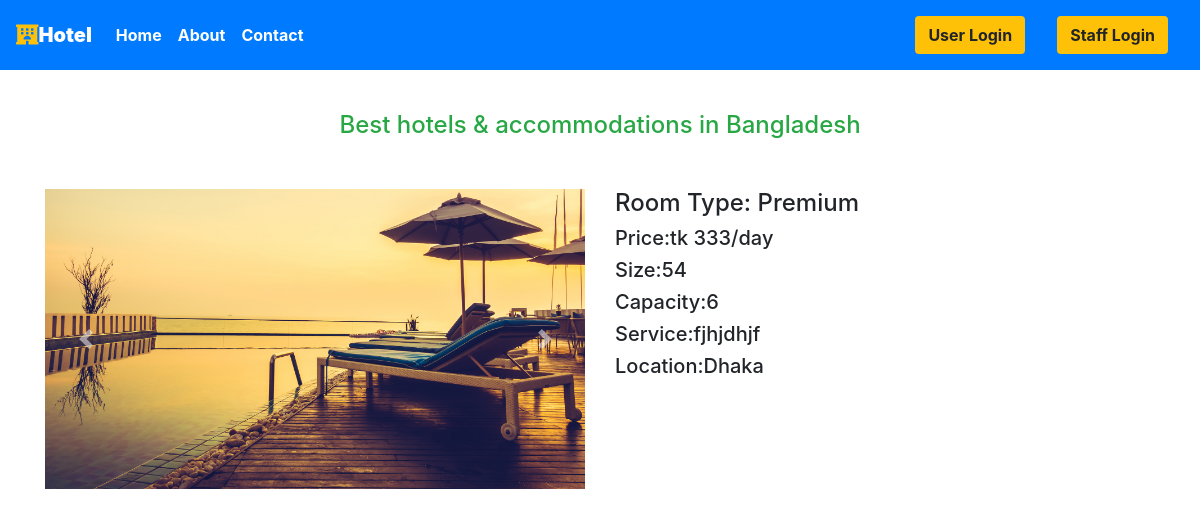
/7, run on the app's committed database.
### main/models.py (models this page shows, shortened)
class Room(models.Model):
    ROOM_STATUS = (
    ("1", "available"),
    ("2", "not available"),
    )
    ROOM_TYPE = (
    ("1", "Premium"),
    ("2", "Deluxe"),
    ("3","Basic"),
    )
    id = models.AutoField(primary_key=True)
    room_type = models.CharField(max_length=50,choices = ROOM_TYPE)
    capacity = models.IntegerField()
    price = models.IntegerField()
    size = models.IntegerField()
    hotel = models.ForeignKey(Hotel, on_delete = models.CASCADE)
    status = models.CharField(choices =ROOM_STATUS,max_length = 15)
    roomnumber = models.IntegerField()
    photo=models.ImageField(upload_to='room/', null=True, blank=True)
    Services=models.CharField(max_length=30,null=True)

class Hotel(models.Model):
    id = models.AutoField(primary_key=True)
    name = models.CharField(max_length=30,null=True)
    owner = models.ForeignKey(CustomUser, blank=True, null=True, on_delete=models.CASCADE)
    location = models.CharField(max_length=50)
    state = models.CharField(max_length=50,null=True)
    country = models.CharField(max_length=50,null=True)
    photo=models.ImageField(upload_to='hotel/', null=True, blank=True)

### main/views.py (the view)
# urls.py: path('<int:pk>', views.room_details,name="room_details"),
def room_details(request, pk):
    data=Room.objects.get(pk=pk)
    return render(request, 'room_details.html',{'data':data})

### main/templatetags/app_tags.py (called while the page is built)
@register.filter(name='has_group')
def has_group(user, group_name):
    group = Group.objects.get(name=group_name)
    return True if group in user.groups.all() else False

### templates/room_details.html (shortened to what this page needs)
{% extends 'basic.html' %}
{% load static %}
{% block body %}
    <head>
        <link rel="stylesheet" href="/static/boot/css/bootstrap.min.css" type="text/css">
    </head>
   <body>
    <h4 style="text-align: center; color: #28a745!important;  padding: 41px 0px;">Best hotels & accommodations in Bangladesh</h4>
    <div class="container">
        <div class="row">
          <div class="col">
            <div id="carouselExampleControls" class="carousel slide" data-ride="carousel">
                <div class="carousel-inner">
                  <div class="carousel-item active">
                    <img style=" height: 300px;  width: 845px;" class="d-block w-100" src="{{data.photo.url}}" alt="First slide">
                  </div>
                </div>
                <a class="carousel-control-prev" href="#carouselExampleControls" role="button" data-slide="prev">
                  <span class="carousel-control-prev-icon" aria-hidden="true"></span>
                </a>
                <a class="carousel-control-next" href="#carouselExampleControls" role="button" data-slide="next">
                  <span class="carousel-control-next-icon" aria-hidden="true"></span>
                </a>
              </div>
          </div>
          <div class="col">
            <h4>Room Type: {{data.get_room_type_display }}</h4>
            <h5>Price:tk {{data.price}}/day</h5>
            <h5>Size:{{data.size}}</h5>
            <h5>Capacity:{{data.capacity }}</h5>
            <h5>Service:{{data.Services}}</h5>
            <h5>Location:{{data.hotel.location}}</h5>
          </div>
        </div>
      </div>
        {% endblock body %}

### templates/basic.html (style rules this page uses)
a { text-decoration: none; }

### data on the page
Room: photo (picture), room_type "Premium", price "333", size "54", capacity "6", Services "fjhjdhjf", hotel.location "Dhaka"
